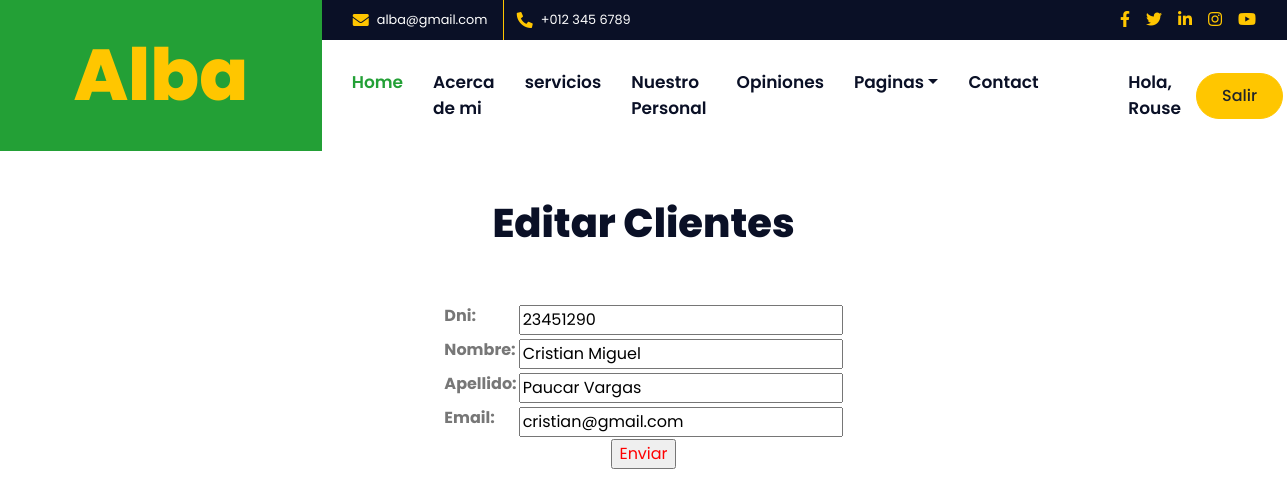
The app's page /AppColegio/editarCliente/23451290 (signed in) with its own data.
### AppColegio/models.py (models this page shows)
class Cliente(models.Model):
    dni = models.IntegerField()
    nombre =models.CharField(max_length=40)
    apellido= models.CharField(max_length=40)
    email=models.EmailField()

### AppColegio/views.py (the view)
# urls.py: path('editarCliente/<cliente_dni>', views.editarClientes, name='EditarCliente'),
@login_required
def editarClientes(request, cliente_dni):
    clien = Cliente.objects.get(dni=cliente_dni)
    if request.method == "POST":
        miFormulario = ClienteFormulario(request.POST, request.FILES)
        if miFormulario.is_valid():
            informacion = miFormulario.cleaned_data
            clien.dni = informacion['dni']
            clien.nombre = informacion['nombre']
            clien.apellido = informacion['apellido']
            clien.email = informacion['email']
            clien.save()
            return HttpResponse(clientes(request))
    else:
        miFormulario= ClienteFormulario(initial={'dni':clien.dni,'nombre':clien.nombre, 'apellido':clien.apellido,
        'email':clien.email})
    return render(request, "AppColegio/Cliente/editarCliente.html",{'miFormulario':miFormulario, 'resultado':cliente_dni})

### AppColegio/forms.py
class ClienteFormulario(forms.ModelForm):
   class Meta:
        model = Cliente
        fields = ['dni', 'nombre', 'apellido','email']

### AppColegio/Templates/AppColegio/Cliente/editarCliente.html (shortened to what this page needs)
{% extends 'AppColegio/padre.html' %}
{% block colegio %}
<br><br>
<center>
<h1> Editar Clientes</h1>
<br><br>
<form action="" enctype="multipart/form-data"  method="POST"> {%csrf_token%}
    <table>
        {{miFormulario.as_table}}
    </table>
    <input type="submit", value="Enviar", style="color:red">
</form>
</center>
{% endblock %}

### AppColegio/Templates/AppColegio/padre.html (shortened to what this page needs)
<!DOCTYPE html>
<html lang="en">
<head>
    {% load static %}
    <link href="https://cdnjs.cloudflare.com/ajax/libs/font-awesome/5.10.0/css/all.min.css" rel="stylesheet">
    <link href="{% static 'AppColegio/lib/owlcarousel/assets/owl.carousel.min.css' %}" rel="stylesheet">
    <link href="{% static 'AppColegio/lib/lightbox/css/lightbox.min.css' %}" rel="stylesheet">
    <link href="{% static 'AppColegio/css/style.css' %}" rel="stylesheet">
</head>
<body>
    <div class="container-fluid">
        <div class="row">
            <div class="col-lg-3 bg-secondary d-none d-lg-block">
                <a href="" class="navbar-brand w-100 h-100 m-0 p-0 d-flex align-items-center justify-content-center">
                    <h1 class="m-0 display-3 text-primary">Alba</h1>
                </a>
            </div>
            <div class="col-lg-9">
                <div class="row bg-dark d-none d-lg-flex">
                    <div class="col-lg-7 text-left text-white">
                        <div class="h-100 d-inline-flex align-items-center border-right border-primary py-2 px-3">
                            <i class="fa fa-envelope text-primary mr-2"></i>
                            <small>alba@gmail.com</small>
                        </div>
                        <div class="h-100 d-inline-flex align-items-center py-2 px-2">
                            <i class="fa fa-phone-alt text-primary mr-2"></i>
                            <small>+012 345 6789</small>
                        </div>
                    </div>
                    <div class="col-lg-5 text-right">
                        <div class="d-inline-flex align-items-center pr-2">
                            <a class="text-primary p-2" href="">
                                <i class="fab fa-facebook-f"></i>
                            </a>
                            <a class="text-primary p-2" href="">
                                <i class="fab fa-twitter"></i>
                            </a>
                            <a class="text-primary p-2" href="">
                                <i class="fab fa-linkedin-in"></i>
                            </a>
                            <a class="text-primary p-2" href="">
                                <i class="fab fa-instagram"></i>
                            </a>
                            <a class="text-primary p-2" href="">
                                <i class="fab fa-youtube"></i>
                            </a>
                        </div>
                    </div>
                </div>
                <nav class="navbar navbar-expand-lg bg-white navbar-light p-0">
                    <div class="collapse navbar-collapse justify-content-between" id="navbarCollapse">
                        <div class="navbar-nav mr-auto py-0">
                            <a href="{% url 'Inicio' %}" class="nav-item nav-link active">Home</a>
                            <a href="{% url 'About' %}" class="nav-item nav-link">Acerca de mi</a>
                        {% for groups in request.user.groups.values_list %}
                            {% for group in groups %}
                                {% if group == 'Administradores' %}
                                <a href="{% url 'servicios' %}" class="nav-item nav-link">servicios</a>
                                {%endif%}
                            {% endfor %}
                        {% endfor %}
                            <a href="{% url 'Empleados' %}" class="nav-item nav-link">Nuestro Personal</a>
                            <a href="{% url 'comentarios' %}" class="nav-item nav-link">Opiniones</a>
                            {% if user.is_authenticated %}
                            {% for groups in request.user.groups.values_list %}
                            {% for group in groups %}
                              {% if group == 'Administradores' %}
                            <div class="nav-item dropdown">
                                <a href="#" class="nav-link dropdown-toggle" data-toggle="dropdown">Paginas</a>
                            </div>
                            {%endif%}
                            {% endfor %}
                        {% endfor %}
                            {% endif %}
                            <a href="https://wa.me/51928005268?text=Hola%20necesito%20informacion" class="nav-item nav-link">Contact</a>
                            {% if user.is_authenticated %}
                            <a class="nav-item nav-link">Hola, {{user.username}}</a>
                            {% endif %}
                        </div>
                        {% if user.is_authenticated %}
                        <a href="{% url 'Logout' %}" class="btn btn-primary mr-3 d-none d-lg-block">Salir</a>
                        {% endif %}
                    </div>
                </nav>
            </div>
        </div>
    </div>
    {% block colegio %}
    {% endblock %}
</body>
</html>

### records on screen
Cliente: dni "23451290", nombre "Cristian Miguel", apellido "Paucar Vargas", email "cristian@gmail.com"

### other values on screen
{{ user.username }} "Rouse"
